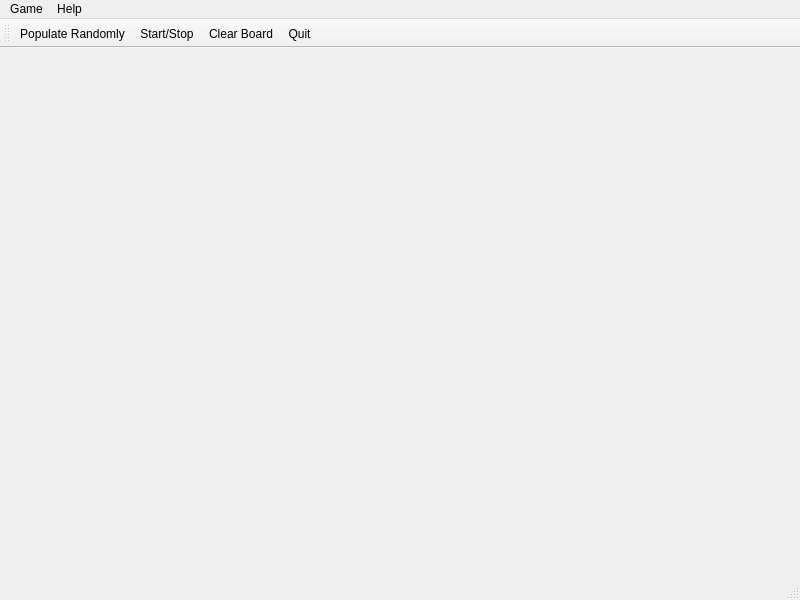
<?xml version="1.0" encoding="UTF-8"?>
<ui version="4.0">
 <class>LifeMainWindow</class>
 <widget class="QMainWindow" name="LifeMainWindow">
  <property name="geometry">
   <rect>
    <x>0</x>
    <y>0</y>
    <width>800</width>
    <height>600</height>
   </rect>
  </property>
  <property name="windowTitle">
   <string>LifeMainWindow</string>
  </property>
  <widget class="QWidget" name="centralwidget"/>
  <widget class="QMenuBar" name="menubar">
   <property name="geometry">
    <rect>
     <x>0</x>
     <y>0</y>
     <width>800</width>
     <height>26</height>
    </rect>
   </property>
   <widget class="QMenu" name="menuGame">
    <property name="title">
     <string>Game</string>
    </property>
    <addaction name="actionPopulate_Randomly"/>
    <addaction name="actionStartStop"/>
    <addaction name="actionClear"/>
    <addaction name="actionQuit"/>
   </widget>
   <widget class="QMenu" name="menuHelp">
    <property name="title">
     <string>Help</string>
    </property>
    <addaction name="actionAbout"/>
    <addaction name="actionAbout_Qt"/>
   </widget>
   <addaction name="menuGame"/>
   <addaction name="menuHelp"/>
  </widget>
  <widget class="QStatusBar" name="statusbar"/>
  <widget class="QToolBar" name="toolBar">
   <property name="windowTitle">
    <string>toolBar</string>
   </property>
   <attribute name="toolBarArea">
    <enum>TopToolBarArea</enum>
   </attribute>
   <attribute name="toolBarBreak">
    <bool>false</bool>
   </attribute>
   <addaction name="actionPopulate_Randomly"/>
   <addaction name="actionStartStop"/>
   <addaction name="actionClear"/>
   <addaction name="actionQuit"/>
  </widget>
  <action name="actionPopulate_Randomly">
   <property name="text">
    <string>Populate Randomly</string>
   </property>
   <property name="toolTip">
    <string>Populate Randomly</string>
   </property>
   <property name="shortcut">
    <string>R</string>
   </property>
  </action>
  <action name="actionStartStop">
   <property name="checkable">
    <bool>true</bool>
   </property>
   <property name="text">
    <string>Start/Stop</string>
   </property>
   <property name="toolTip">
    <string>Start/Stop</string>
   </property>
   <property name="shortcut">
    <string>Space</string>
   </property>
  </action>
  <action name="actionQuit">
   <property name="text">
    <string>Quit</string>
   </property>
   <property name="toolTip">
    <string>Quit</string>
   </property>
   <property name="shortcut">
    <string>Ctrl+Q</string>
   </property>
  </action>
  <action name="actionAbout">
   <property name="text">
    <string>About</string>
   </property>
   <property name="toolTip">
    <string>About</string>
   </property>
  </action>
  <action name="actionAbout_Qt">
   <property name="text">
    <string>About Qt</string>
   </property>
   <property name="toolTip">
    <string>About Qt</string>
   </property>
  </action>
  <action name="actionClear">
   <property name="text">
    <string>Clear Board</string>
   </property>
   <property name="toolTip">
    <string>Clear Board</string>
   </property>
   <property name="shortcut">
    <string>Del</string>
   </property>
  </action>
 </widget>
 <resources/>
 <connections/>
</ui>
